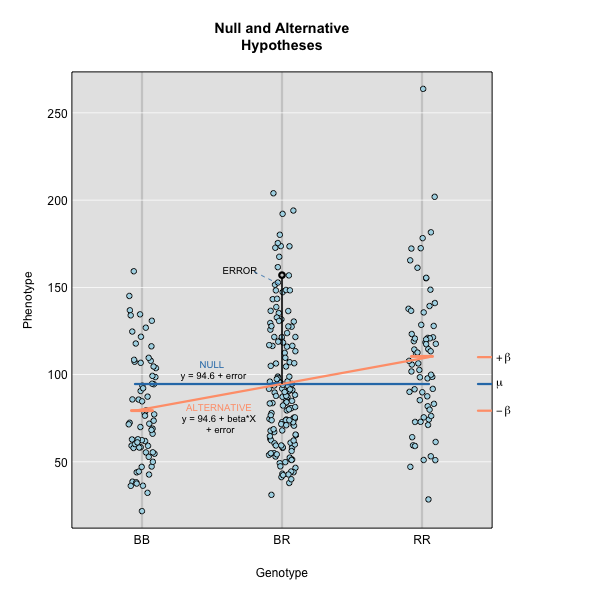

The script that saved this image:
library(qtl2)
iron <- read_cross2(file = system.file("extdata",
                                       "iron.zip",
                                       package = "qtl2"))
iron$alleles <- c("B", "R")
map <- insert_pseudomarkers(map=iron$gmap, step=1)
pr <- calc_genoprob(cross=iron, map=map, error_prob=0.002)

g <- maxmarg(pr, map, chr=2, pos=56.8, return_char=TRUE)
# don't need this? c2eff <- scan1coef(pr[,"2"], iron$pheno[,"liver"])

mu <- 94.6
plusbeta <- 110
minusbeta <- 79.3

png(filename = "fig/nullvalt.png", width = 600, height = 600)
par(mai = c(1, 1, 1, 1.5))
plot_pxg(g, iron$pheno[,"liver"], ylab="Phenotype", 
         main = "Null and Alternative\nHypotheses",
         seg_col = c("#ffa07a", "#2c7bb6"), 
         seg_lwd = 4,
         sort = FALSE,
         jitter = 0.1)
segments(3.4, mu, 3.5, mu,
         col = "#2c7bb6", lwd = 3)
segments(3.4, plusbeta, 3.5, plusbeta,
         col = "#ffa07a", lwd = 3)
segments(3.4, minusbeta, 3.5, minusbeta,
         col = "#ffa07a", lwd = 3)
mtext(expression(+ beta), side = 4, line = 0.3, las = 1,
      at=(plusbeta))
mtext(expression(- beta), side = 4, line = 0.3, las = 1,
      at=(minusbeta))
mtext(expression(mu), side = 4, line = 0.3, las = 1,
      at=(mu))
segments(0.95, mu, 3.05, mu,
         col = "#2c7bb6", lwd = 3)
segments(0.95, minusbeta, 3.05, plusbeta,
         col = "#ffa07a", lwd = 3)
text(x = 1.5, y = 103, 
     labels = "NULL\n",
     cex=0.8, col = "#2c7bb6")
text(x = 1.51, y = 99, 
     labels = "y = 94.6 + error",
     cex=0.8)
text(x = 1.55, y = 78, 
     labels = paste0("ALTERNATIVE\n"),
     cex=0.8, col = "#ffa07a")
text(x = 1.55, y = 72, 
     labels = paste0("y = 94.6 + ",
                     expression(beta),
                     "*X\n + error"),
     cex=0.8)
points(2, 157, lwd = 3)
segments(x0 = 2, y0 = 95, y1 = 155,
         lwd=2, lty = 1)
text(x = 1.7, y = 160, labels = "ERROR", cex=0.8)
segments(x0 = 1.8, y0 = 159, x1 = 2, y1 = 151, 
         lwd=1, lty = 2, col = "#2c7bb6")
dev.off()
